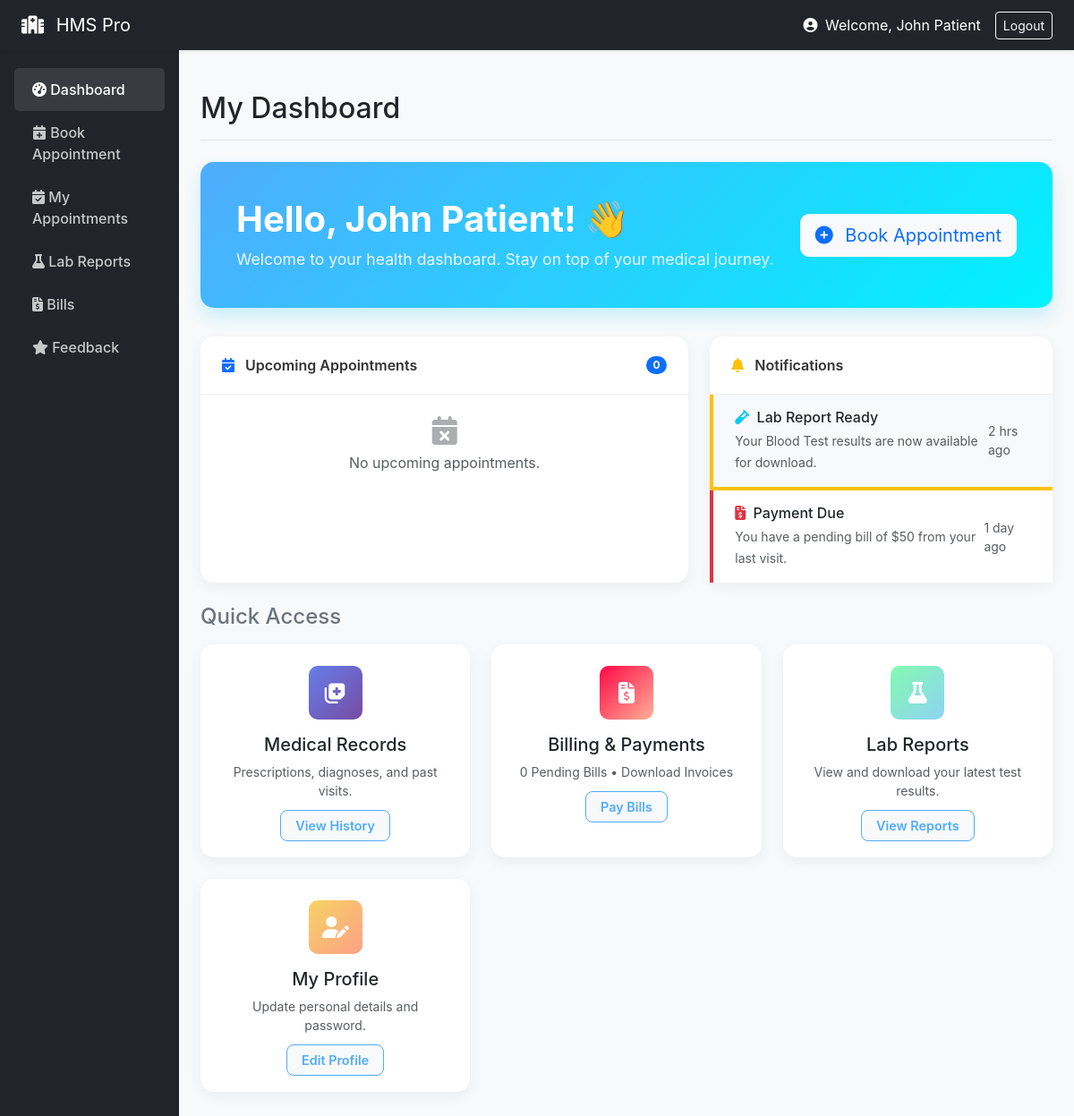
Before: /patient/dashboard (signed in) with the older database file.
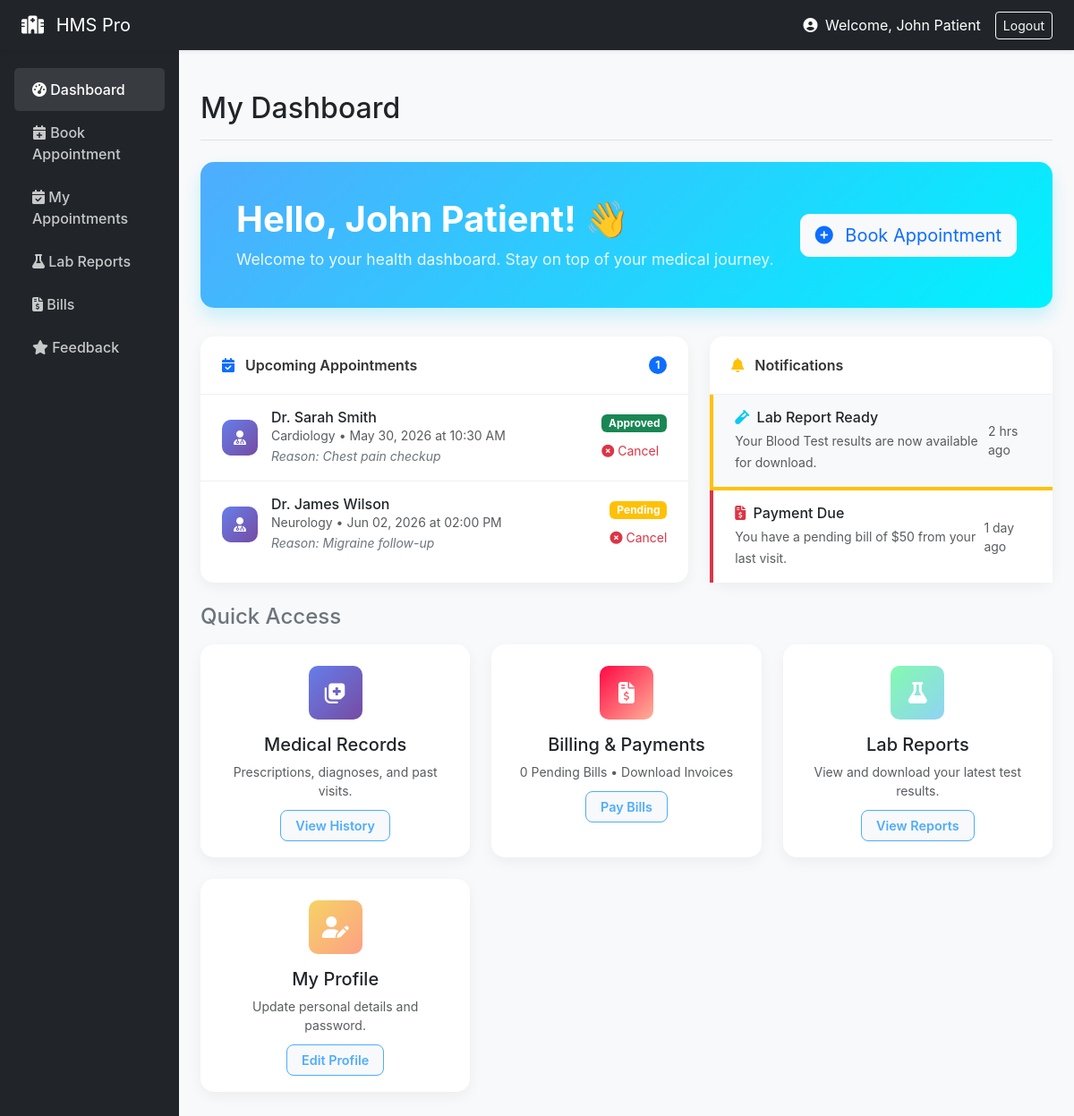
After: the same page with the newer database file.
### models/__init__.py (models this page shows, shortened)
class User(UserMixin, db.Model):
    id = db.Column(db.Integer, primary_key=True)
    email = db.Column(db.String(120), unique=True, nullable=False)
    name = db.Column(db.String(100), nullable=False)
    role = db.Column(db.String(20), nullable=False)
    password_hash = db.Column(db.String(200), nullable=False)
    age = db.Column(db.Integer)
    gender = db.Column(db.String(10))
    staff_role = db.Column(db.String(50))
    department = db.Column(db.String(50))
    staff_id = db.Column(db.String(20))
    created_at = db.Column(db.DateTime, default=datetime.utcnow)

class Appointment(db.Model):
    id = db.Column(db.Integer, primary_key=True)
    patient_id = db.Column(db.Integer, db.ForeignKey('user.id'))
    doctor_id = db.Column(db.Integer, db.ForeignKey('user.id'))
    department = db.Column(db.String(100))
    hospital_branch = db.Column(db.String(100))
    appointment_type = db.Column(db.String(50))
    date = db.Column(db.Date, nullable=False)
    time = db.Column(db.Time, nullable=False)
    status = db.Column(db.String(20), default='Pending')
    reason = db.Column(db.Text)
    symptoms = db.Column(db.Text)
    created_at = db.Column(db.DateTime, default=datetime.utcnow)
    patient = db.relationship('User', foreign_keys=[patient_id])
    doctor = db.relationship('User', foreign_keys=[doctor_id])

### routes/patient.py (the view)
@patient_bp.route('/dashboard')
def dashboard():
    upcoming_appointments = Appointment.query.filter_by(patient_id=current_user.id, status='Approved').count()
    pending_bills = Invoice.query.filter_by(patient_id=current_user.id, status='Unpaid').count()
    latest_lab_report = LabReport.query.filter_by(patient_id=current_user.id).order_by(LabReport.created_at.desc()).first()
    next_appointments = Appointment.query.filter_by(patient_id=current_user.id).order_by(Appointment.date.asc()).limit(5).all()
    return render_template('patient_dashboard.html',
                           upcoming_appointments=upcoming_appointments,
                           pending_bills=pending_bills,
                           latest_lab_report=latest_lab_report,
                           next_appointments=next_appointments)

### templates/patient_dashboard.html (shortened to what this page needs)
{% extends "base.html" %}
{% block page_title %}My Dashboard{% endblock %}
{% block content %}
<div class="welcome-banner">
    <div class="welcome-text">
        <h1>Hello, {{ current_user.name }}! 👋</h1>
        <p>Welcome to your health dashboard. Stay on top of your medical journey.</p>
    </div>
    <div class="d-none d-md-block">
        <a href="{{ url_for('public.public_book') }}" class="btn btn-light btn-lg font-weight-bold text-primary" style="border-radius: 10px;">
            <i class="fas fa-plus-circle me-2"></i> Book Appointment
        </a>
    </div>
</div>
<div class="row mb-4">
    <div class="col-lg-7 mb-4 mb-lg-0">
        <div class="dash-card">
            <div class="card-header-custom">
                <span><i class="fas fa-calendar-check text-primary me-2"></i> Upcoming Appointments</span>
                <span class="badge bg-primary rounded-pill">{{ upcoming_appointments }}</span>
            </div>
            <div class="card-body-custom p-0">
                <div class="list-group list-group-flush">
                    {% if next_appointments %}
                        {% for appt in next_appointments %}
                        <div class="list-group-item list-group-item-custom px-4">
                            <div class="icon-box bg-gradient-blue">
                                <i class="fas fa-user-md"></i>
                            </div>
                            <div class="flex-grow-1">
                                <h6 class="mb-0 font-weight-bold">Dr. {{ appt.doctor.name }}</h6>
                                <small class="text-muted d-block">{{ appt.department }} • {{ appt.date.strftime('%b %d, %Y') }} at {{ appt.time.strftime('%I:%M %p') }}</small>
                                {% if appt.reason %}
                                <small class="text-secondary fst-italic">Reason: {{ appt.reason }}</small>
                                {% endif %}
                            </div>
                            <div>
                                <span class="badge bg-{{ 'success' if appt.status == 'Approved' else 'warning' }} mb-2 d-block">{{ appt.status }}</span>
                                <a href="#" class="text-danger small" style="text-decoration: none;"><i class="fas fa-times-circle"></i> Cancel</a>
                            </div>
                        </div>
                        {% endfor %}
                    {% else %}
                        <div class="p-4 text-center text-muted">
                            <i class="fas fa-calendar-times mb-2" style="font-size: 2rem; opacity: 0.5;"></i>
                            <p>No upcoming appointments.</p>
                        </div>
                    {% endif %}
                </div>
            </div>
        </div>
    </div>
    <div class="col-lg-5">
        <div class="dash-card">
            <div class="card-header-custom">
                <span><i class="fas fa-bell text-warning me-2"></i> Notifications</span>
            </div>
            <div class="card-body-custom p-0">
                <div class="list-group list-group-flush">
                    <div class="list-group-item list-group-item-custom px-4 bg-light border-start border-warning border-4">
                        <div class="flex-grow-1">
                            <h6 class="mb-1 font-weight-bold"><i class="fas fa-vial text-info me-1"></i> Lab Report Ready</h6>
                            <small class="text-muted">Your Blood Test results are now available for download.</small>
                        </div>
                        <small class="text-muted">2 hrs ago</small>
                    </div>
                    <div class="list-group-item list-group-item-custom px-4 border-start border-danger border-4">
                        <div class="flex-grow-1">
                            <h6 class="mb-1 font-weight-bold"><i class="fas fa-file-invoice-dollar text-danger me-1"></i> Payment Due</h6>
                            <small class="text-muted">You have a pending bill of $50 from your last visit.</small>
                        </div>
                        <small class="text-muted">1 day ago</small>
                    </div>
                </div>
            </div>
        </div>
    </div>
</div>
<h4 class="mb-3 font-weight-bold text-secondary">Quick Access</h4>
<div class="grid-container">
    <div class="dash-card">
        <div class="card-body-custom text-center">
            <div class="icon-box bg-gradient-blue mx-auto mb-3" style="width: 60px; height: 60px; font-size: 1.5rem;">
                <i class="fas fa-notes-medical"></i>
            </div>
            <h5 class="font-weight-bold">Medical Records</h5>
            <p class="text-muted small">Prescriptions, diagnoses, and past visits.</p>
            <a href="#" class="action-btn">View History</a>
        </div>
    </div>
    <div class="dash-card">
        <div class="card-body-custom text-center">
            <div class="icon-box bg-gradient-red mx-auto mb-3" style="width: 60px; height: 60px; font-size: 1.5rem;">
                <i class="fas fa-file-invoice-dollar"></i>
            </div>
            <h5 class="font-weight-bold">Billing & Payments</h5>
            <p class="text-muted small">{{ pending_bills }} Pending Bills • Download Invoices</p>
            <a href="{{ url_for('patient.billing') }}" class="action-btn">Pay Bills</a>
        </div>
    </div>
    <div class="dash-card">
        <div class="card-body-custom text-center">
            <div class="icon-box bg-gradient-green mx-auto mb-3" style="width: 60px; height: 60px; font-size: 1.5rem;">
                <i class="fas fa-flask"></i>
            </div>
            <h5 class="font-weight-bold">Lab Reports</h5>
            <p class="text-muted small">View and download your latest test results.</p>
            <a href="{{ url_for('patient.lab') }}" class="action-btn">View Reports</a>
        </div>
    </div>
    <div class="dash-card">
        <div class="card-body-custom text-center">
            <div class="icon-box bg-gradient-orange mx-auto mb-3" style="width: 60px; height: 60px; font-size: 1.5rem;">
                <i class="fas fa-user-edit"></i>
            </div>
            <h5 class="font-weight-bold">My Profile</h5>
            <p class="text-muted small">Update personal details and password.</p>
            <a href="#" class="action-btn">Edit Profile</a>
        </div>
    </div>
</div>
{% endblock %}

### templates/base.html (shortened to what this page needs)
<!doctype html>
<html lang="en">
<head>
  <link href="https://cdn.jsdelivr.net/npm/bootstrap@5.3.0/dist/css/bootstrap.min.css" rel="stylesheet">
  <link rel="stylesheet" href="https://cdnjs.cloudflare.com/ajax/libs/font-awesome/6.4.0/css/all.min.css">
</head>
<body>
{% if current_user.is_authenticated %}
<nav class="navbar navbar-dark bg-dark sticky-top shadow-sm">
  <div class="container-fluid px-4">
    <a class="navbar-brand" href="/"><i class="fas fa-hospital me-2"></i> HMS Pro</a>
    <div class="d-flex align-items-center text-white">
      <span class="me-3">
        <i class="fas fa-user-circle me-1"></i> Welcome, {{ current_user.name.split('@')[0] if '@' in current_user.name else current_user.name }}
      </span>
      <a class="btn btn-outline-light btn-sm" href="{{ url_for('auth.logout') }}">Logout</a>
    </div>
  </div>
</nav>
{% endif %}
<div id="main-wrapper">
    {% if not current_user.is_authenticated %}
        <div class="container mt-5">
    {% else %}
        <div class="container-fluid">
            <div class="row">
                <nav class="col-md-2 d-none d-md-block sidebar px-3">
                    <ul class="nav flex-column">
                        {% if current_user.role == 'staff' %}
                            <li class="nav-item">
                                <a class="nav-link {{ 'active' if request.endpoint == 'staff.dashboard' else '' }}" href="{{ url_for('staff.dashboard') }}"><i class="fas fa-tachometer-alt"></i> Dashboard</a>
                            </li>
                            <li class="nav-item">
                                <a class="nav-link {{ 'active' if request.endpoint == 'staff.patients' else '' }}" href="{{ url_for('staff.patients') }}"><i class="fas fa-users"></i> Patients</a>
                            </li>
                            <li class="nav-item">
                                <a class="nav-link {{ 'active' if request.endpoint == 'staff.doctors' else '' }}" href="{{ url_for('staff.doctors') }}"><i class="fas fa-user-md"></i> Doctors</a>
                            </li>
                            <li class="nav-item">
                                <a class="nav-link {{ 'active' if request.endpoint == 'staff.appointments' else '' }}" href="{{ url_for('staff.appointments') }}"><i class="fas fa-calendar-check"></i> Appointments</a>
                            </li>
                            <li class="nav-item">
                                <a class="nav-link {{ 'active' if request.endpoint == 'staff.rooms' else '' }}" href="{{ url_for('staff.rooms') }}"><i class="fas fa-bed"></i> Rooms</a>
                            </li>
                            <li class="nav-item">
                                <a class="nav-link {{ 'active' if request.endpoint == 'staff.lab' else '' }}" href="{{ url_for('staff.lab') }}"><i class="fas fa-flask"></i> Lab Reports</a>
                            </li>
                            <li class="nav-item">
                                <a class="nav-link {{ 'active' if request.endpoint == 'staff.billing' else '' }}" href="{{ url_for('staff.billing') }}"><i class="fas fa-file-invoice-dollar"></i> Billing</a>
                            </li>
                            <li class="nav-item">
                                <a class="nav-link {{ 'active' if request.endpoint == 'staff.inventory' else '' }}" href="{{ url_for('staff.inventory') }}"><i class="fas fa-boxes"></i> Inventory</a>
                            </li>
                            <li class="nav-item">
                                <a class="nav-link {{ 'active' if request.endpoint == 'staff.feedback' else '' }}" href="{{ url_for('staff.feedback') }}"><i class="fas fa-star"></i> Feedback</a>
                            </li>
                            <li class="nav-item">
                                <a class="nav-link" href="#" onclick="alert('Select a patient to view records')"><i class="fas fa-notes-medical"></i> Records</a>
                            </li>
                        {% elif current_user.role == 'patient' %}
                            <li class="nav-item">
                                <a class="nav-link {{ 'active' if request.endpoint == 'patient.dashboard' else '' }}" href="{{ url_for('patient.dashboard') }}"><i class="fas fa-tachometer-alt"></i> Dashboard</a>
                            </li>
                            <li class="nav-item">
                                <a class="nav-link {{ 'active' if request.endpoint == 'patient.book' else '' }}" href="{{ url_for('patient.book') }}"><i class="fas fa-calendar-plus"></i> Book Appointment</a>
                            </li>
                            <li class="nav-item">
                                <a class="nav-link {{ 'active' if request.endpoint == 'patient.appointments' else '' }}" href="{{ url_for('patient.appointments') }}"><i class="fas fa-calendar-check"></i> My Appointments</a>
                            </li>
                            <li class="nav-item">
                                <a class="nav-link {{ 'active' if request.endpoint == 'patient.lab' else '' }}" href="{{ url_for('patient.lab') }}"><i class="fas fa-flask"></i> Lab Reports</a>
                            </li>
                            <li class="nav-item">
                                <a class="nav-link {{ 'active' if request.endpoint == 'patient.billing' else '' }}" href="{{ url_for('patient.billing') }}"><i class="fas fa-file-invoice-dollar"></i> Bills</a>
                            </li>
                            <li class="nav-item">
                                <a class="nav-link {{ 'active' if request.endpoint == 'patient.feedback' else '' }}" href="{{ url_for('patient.feedback') }}"><i class="fas fa-star"></i> Feedback</a>
                            </li>
                        {% endif %}
                    </ul>
                </nav>
                <main class="col-md-10 ms-sm-auto px-md-4 main-content">
                    <div class="d-flex justify-content-between flex-wrap flex-md-nowrap align-items-center pt-3 pb-2 mb-4 border-bottom">
                        <h1 class="h2">{% block page_title %}{% endblock %}</h1>
                    </div>
    {% endif %}
    {% block content %}{% endblock %}
    {% if current_user.is_authenticated %}
                </main>
            </div>
        </div>
    {% else %}
        </div>
    {% endif %}
</div>
</body>
</html>

Changed rows visible on the page:
added Appointment: doctor.name "Sarah Smith", department "Cardiology", date "May 30, 2026", time "10:30 AM", reason "Chest pain checkup", status "Approved"
added Appointment: doctor.name "James Wilson", department "Neurology", date "Jun 02, 2026", time "02:00 PM", reason "Migraine follow-up", status "Pending"
Other visible differences:
{{ upcoming_appointments }}: "0" → "1"
text no longer shown: "No upcoming appointments."
